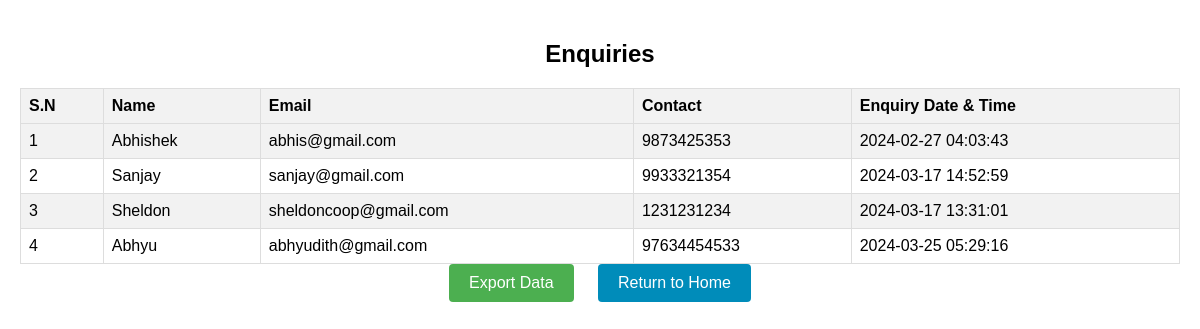
/Admin/viewenq.php, run on an earlier commit of the app's database.
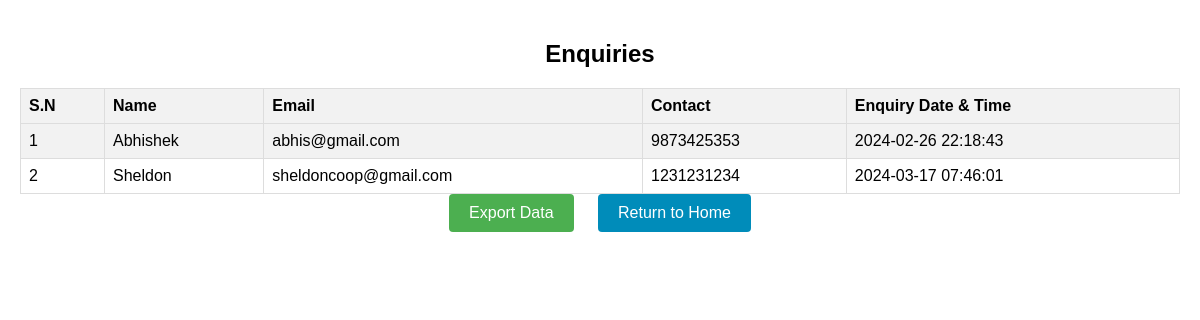
And on a later commit of the database.
### tables this page shows
CREATE TABLE `enquiries` (
  `enquiry_id` int(11) NOT NULL,
  `name` varchar(255) NOT NULL,
  `email` varchar(255) NOT NULL,
  `contact` varchar(20) NOT NULL,
  `enquiry_date` timestamp NULL DEFAULT current_timestamp()
);

### Admin/viewenq.php (the view, shortened to what this page needs)
<?php
$conn = connect();
$enquiry_query = "SELECT * FROM enquiries";
$enquiry_result = $conn->query($enquiry_query);
?>
<!DOCTYPE html>
<html lang="en">
<head>
    <link rel="stylesheet" href="../style/style-enquire-view.css">
</head>
<body>
    <h2>Enquiries</h2>
    <table>
        <tr>
            <th>S.N</th>
            <th>Name</th>
            <th>Email</th>
            <th>Contact</th>
            <th>Enquiry Date & Time</th>
        </tr>
        <?php
        if ($enquiry_result->num_rows > 0) {
            $index=1;
            while ($row = $enquiry_result->fetch_assoc()) {
                echo "<tr>";
                echo "<td>" . $index . "</td>";
                echo "<td>" . $row["name"] . "</td>";
                echo "<td>" . $row["email"] . "</td>";
                echo "<td>" . $row["contact"] . "</td>";
                echo "<td>" . $row["enquiry_date"] . "</td>";
                echo "</tr>";
                $index++;
            }
        } else {
            echo "<tr><td colspan='3'>No enquiries found</td></tr>";
        }
        ?>
    </table>
    <div class="button-container">
        <button onclick="location.href='exportenq.php'" class="export-button">Export Data</button>
        <button onclick="location.href='./index.php'" class="return-button">Return to Home</button>
    </div>
</body>
</html>

What changed in the data, as far as the page shows it:
removed enquiries: name "Sanjay", email "sanjay@gmail.com", contact "9933321354", enquiry_date "2024-03-17 14:52:59"
removed enquiries: name "Abhyu", email "abhyudith@gmail.com", contact "97634454533", enquiry_date "2024-03-25 05:29:16"
changed enquiries "Abhishek": enquiry_date "2024-02-27 04:03:43" → "2024-02-26 22:18:43"
changed enquiries "Sheldon": enquiry_date "2024-03-17 13:31:01" → "2024-03-17 07:46:01"
